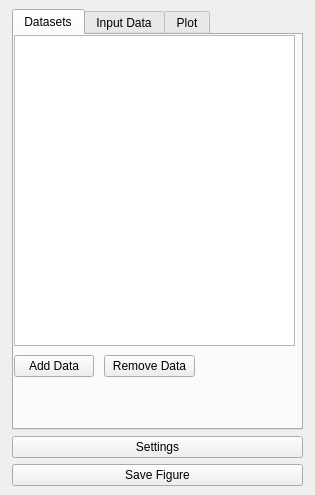
<?xml version="1.0" encoding="UTF-8"?>
<ui version="4.0">
 <class>StereoGraphDockWidgetBase</class>
 <widget class="QDockWidget" name="StereoGraphDockWidgetBase">
  <property name="geometry">
   <rect>
    <x>0</x>
    <y>0</y>
    <width>315</width>
    <height>495</height>
   </rect>
  </property>
  <property name="minimumSize">
   <size>
    <width>315</width>
    <height>472</height>
   </size>
  </property>
  <property name="windowTitle">
   <string>Stereograph</string>
  </property>
  <widget class="QWidget" name="dockWidgetContents">
   <layout class="QGridLayout" name="gridLayout">
    <item row="0" column="0">
     <layout class="QGridLayout" name="gridLayout_2">
      <item row="2" column="0">
       <widget class="QPushButton" name="btn_sav">
        <property name="text">
         <string>Save Figure</string>
        </property>
       </widget>
      </item>
      <item row="0" column="0">
       <widget class="QTabWidget" name="tabWidget">
        <property name="minimumSize">
         <size>
          <width>290</width>
          <height>0</height>
         </size>
        </property>
        <property name="maximumSize">
         <size>
          <width>291</width>
          <height>16777215</height>
         </size>
        </property>
        <property name="currentIndex">
         <number>0</number>
        </property>
        <widget class="QWidget" name="tab_sets">
         <attribute name="title">
          <string>Datasets</string>
         </attribute>
         <widget class="QTableView" name="tbl_set">
          <property name="geometry">
           <rect>
            <x>0</x>
            <y>0</y>
            <width>281</width>
            <height>311</height>
           </rect>
          </property>
         </widget>
         <widget class="QPushButton" name="btn_add_set">
          <property name="geometry">
           <rect>
            <x>0</x>
            <y>320</y>
            <width>80</width>
            <height>22</height>
           </rect>
          </property>
          <property name="text">
           <string>Add Data</string>
          </property>
         </widget>
         <widget class="QPushButton" name="btn_rm_et">
          <property name="geometry">
           <rect>
            <x>90</x>
            <y>320</y>
            <width>91</width>
            <height>22</height>
           </rect>
          </property>
          <property name="text">
           <string>Remove Data</string>
          </property>
         </widget>
        </widget>
        <widget class="QWidget" name="tab_input">
         <property name="minimumSize">
          <size>
           <width>308</width>
           <height>0</height>
          </size>
         </property>
         <attribute name="title">
          <string>Input Data</string>
         </attribute>
         <widget class="QTableView" name="tbl_input">
          <property name="geometry">
           <rect>
            <x>0</x>
            <y>60</y>
            <width>285</width>
            <height>251</height>
           </rect>
          </property>
          <property name="minimumSize">
           <size>
            <width>285</width>
            <height>0</height>
           </size>
          </property>
          <property name="editTriggers">
           <set>QAbstractItemView::AllEditTriggers</set>
          </property>
          <attribute name="horizontalHeaderMinimumSectionSize">
           <number>70</number>
          </attribute>
          <attribute name="horizontalHeaderStretchLastSection">
           <bool>true</bool>
          </attribute>
         </widget>
         <widget class="QPushButton" name="btn_add_data">
          <property name="geometry">
           <rect>
            <x>0</x>
            <y>320</y>
            <width>80</width>
            <height>22</height>
           </rect>
          </property>
          <property name="text">
           <string>Add Data</string>
          </property>
         </widget>
         <widget class="QPushButton" name="btn_rm_data">
          <property name="geometry">
           <rect>
            <x>90</x>
            <y>320</y>
            <width>91</width>
            <height>22</height>
           </rect>
          </property>
          <property name="text">
           <string>Remove Data</string>
          </property>
         </widget>
         <widget class="QComboBox" name="cmb_dataset">
          <property name="geometry">
           <rect>
            <x>90</x>
            <y>10</y>
            <width>191</width>
            <height>22</height>
           </rect>
          </property>
         </widget>
         <widget class="QLabel" name="lbl_dataset">
          <property name="geometry">
           <rect>
            <x>10</x>
            <y>10</y>
            <width>59</width>
            <height>14</height>
           </rect>
          </property>
          <property name="text">
           <string>Dataset:</string>
          </property>
         </widget>
         <widget class="QPushButton" name="btn_plt_settings">
          <property name="geometry">
           <rect>
            <x>190</x>
            <y>320</y>
            <width>91</width>
            <height>22</height>
           </rect>
          </property>
          <property name="text">
           <string>Plot Settings</string>
          </property>
         </widget>
        </widget>
        <widget class="QWidget" name="tab_plot">
         <attribute name="title">
          <string>Plot</string>
         </attribute>
         <widget class="QWidget" name="verticalLayoutWidget">
          <property name="geometry">
           <rect>
            <x>0</x>
            <y>0</y>
            <width>301</width>
            <height>351</height>
           </rect>
          </property>
          <layout class="QVBoxLayout" name="lay_plot"/>
         </widget>
        </widget>
       </widget>
      </item>
      <item row="1" column="0">
       <widget class="QPushButton" name="btn_set">
        <property name="text">
         <string>Settings</string>
        </property>
       </widget>
      </item>
     </layout>
    </item>
   </layout>
  </widget>
 </widget>
 <resources/>
 <connections/>
</ui>
